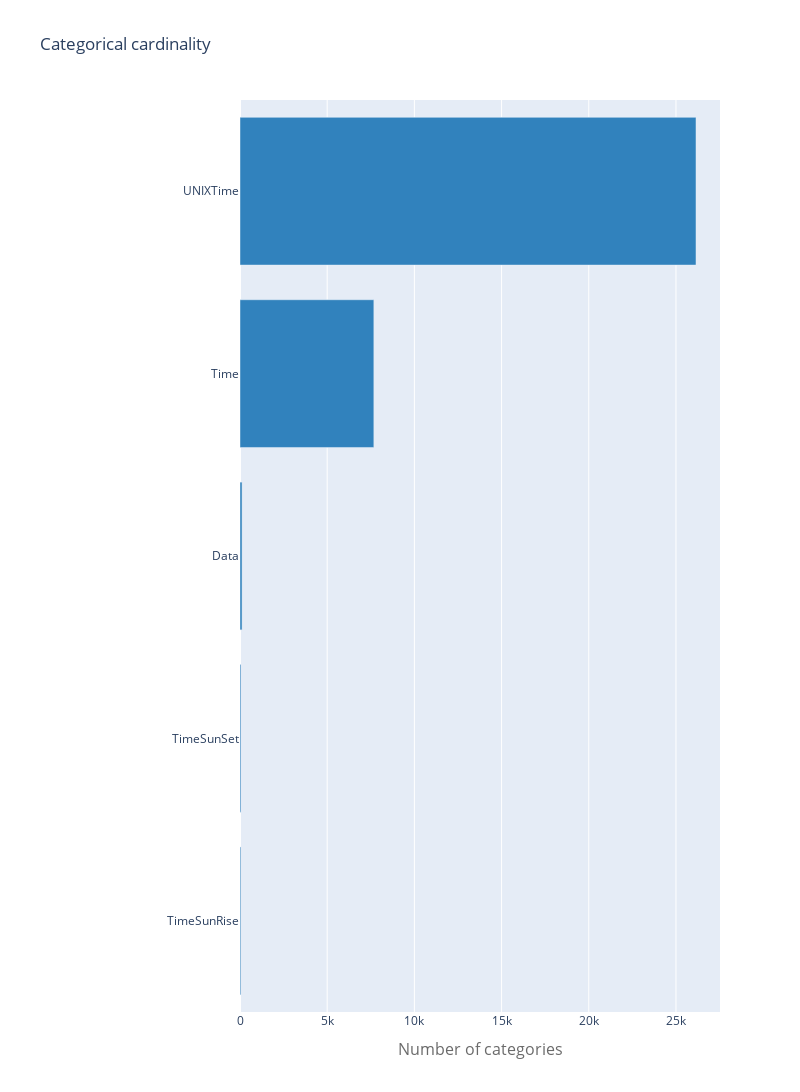

This figure's notebook cell:
### Markdown cell above
**Inferences:**

Most of the current variables are categories. Depending on the cardinality of each variable, we will treat the columns differently. This we will see how to do in detail in the upcoming feature engineering step.

### Compute cardinality of categorical columns

### Code cell
# PLot cardinality
cardinality = []
for c in categorical_columns:
    
    cardinality.append([c, train[c].nunique()])

# Sort
cardinality.sort(key = lambda x:x[1], reverse=False)

# Plot
trace = go.Bar(y=[x[0] for x in cardinality],
               x=[x[1] for x in cardinality],
               orientation='h', marker=dict(color='rgb(49,130,189)'), name='train')

layout = go.Layout(
    title='Categorical cardinality', height=1600, width=800,
    xaxis=dict(
        title='Number of categories',
        titlefont=dict(size=16, color='rgb(107, 107, 107)'),
        domain=[0.25, 1]
    ),
    barmode='group',
    bargap=0.1,
    bargroupgap=0.1
)

fig = go.Figure(data=[trace], layout=layout)
py.iplot(fig)

### Figure 1 — Plotly figure (JSON) as saved in the notebook; plotly's stock layout.template omitted (floating-point values rounded to 4 significant figures)
{"data": [{"marker": {"color": "rgb(49,130,189)"}, "name": "train", "orientation": "h", "type": "bar", "x": [51, 56, 118, 7675, 26148], "y": ["TimeSunRise", "TimeSunSet", "Data", "Time", "UNIXTime"]}], "layout": {"bargap": 0.1, "bargroupgap": 0.1, "barmode": "group", "height": 1600, "title": {"text": "Categorical cardinality"}, "width": 800, "xaxis": {"domain": [0.25, 1], "title": {"font": {"color": "rgb(107, 107, 107)", "size": 16}, "text": "Number of categories"}}}}
